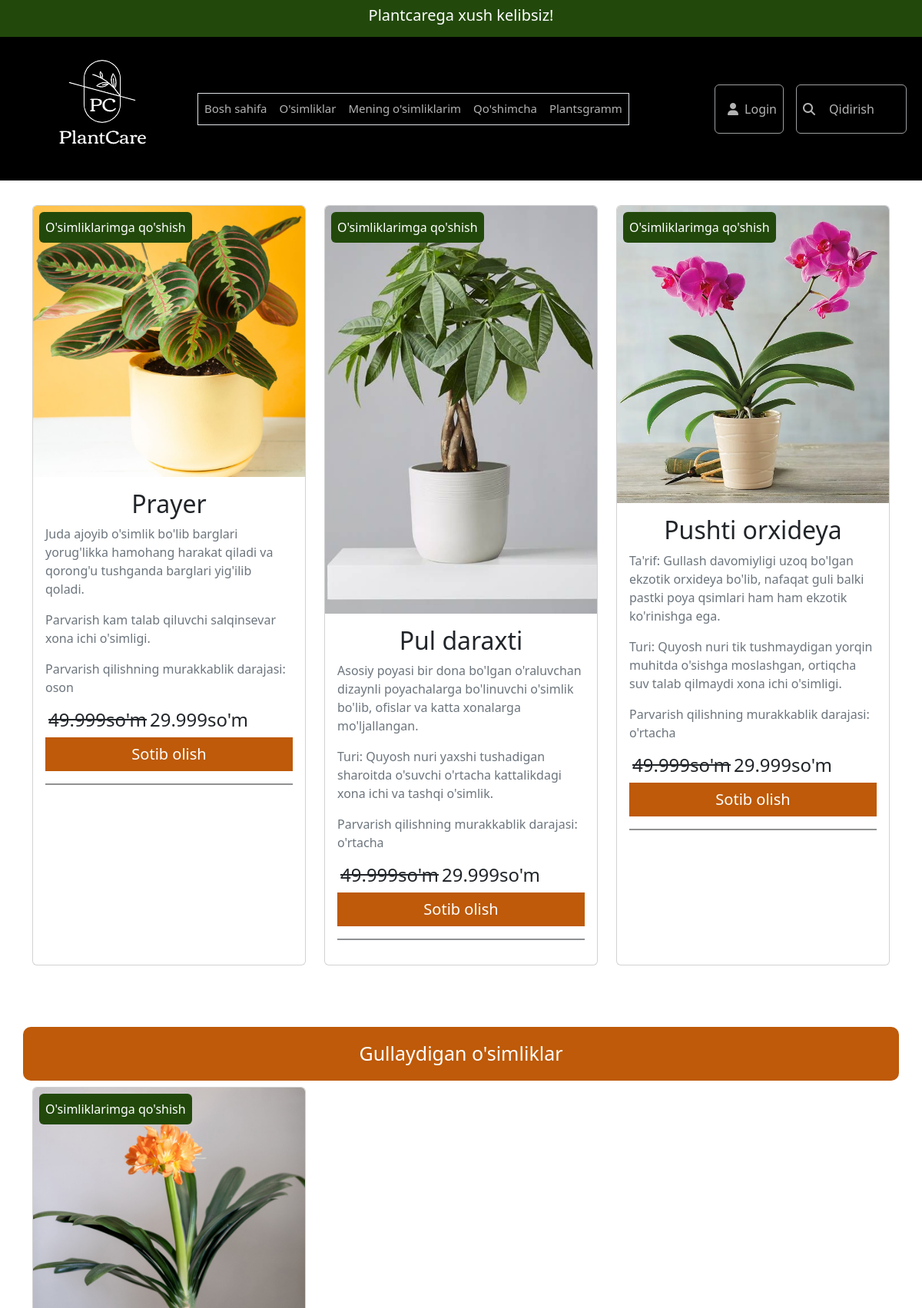
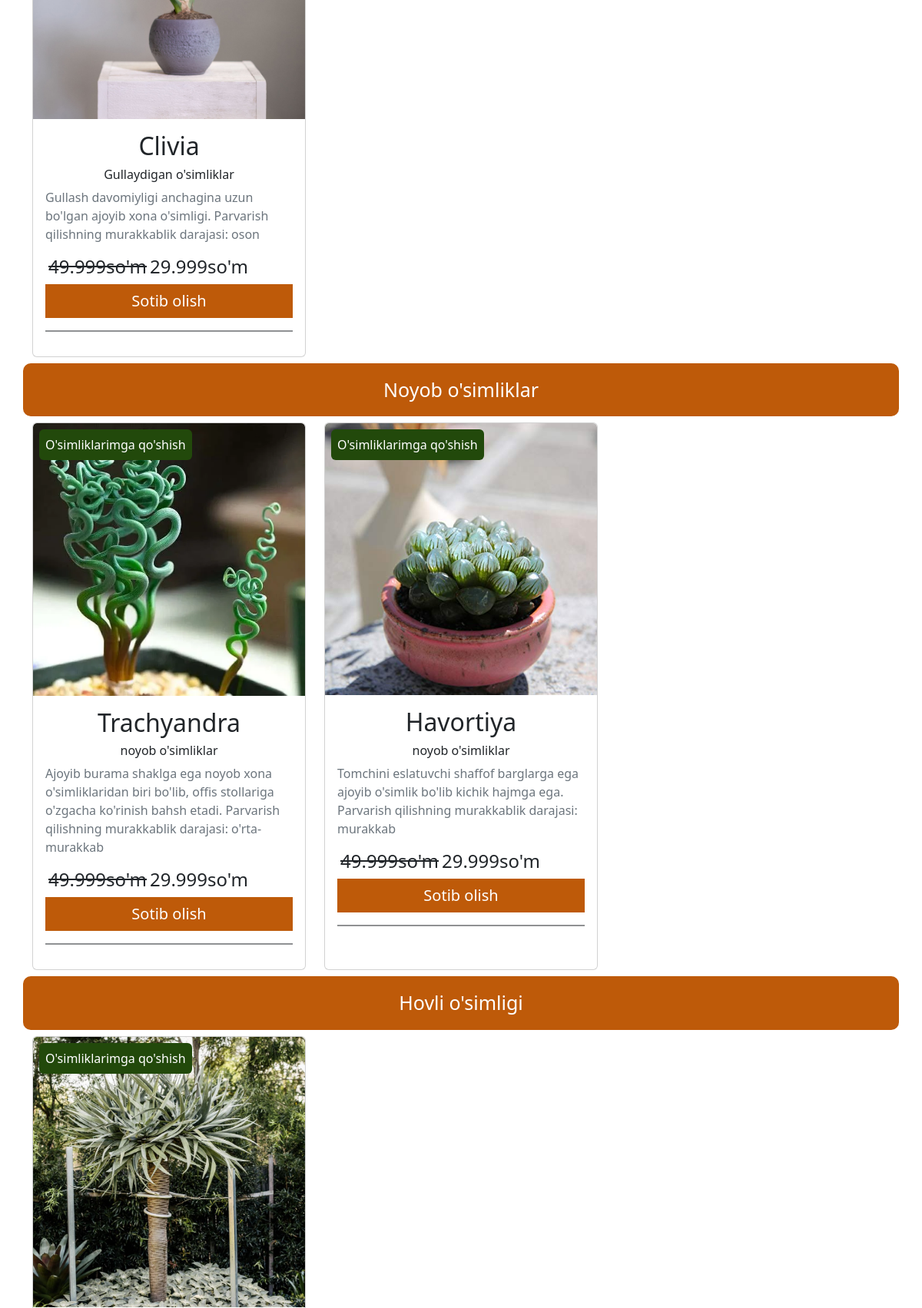
/plants (upper part), run on the app's committed database (2 pictures, top to bottom).
### main/models.py (models this page shows, shortened)
class Plants(models.Model):
    title = models.CharField(max_length=100)
    img = models.ImageField(upload_to='images/')
    body = models.TextField()
    category = models.ForeignKey(Category,on_delete=models.CASCADE)
    old_price = models.FloatField()
    new_price = models.FloatField()

class Category(models.Model):
    name = models.CharField(max_length=100)
    def __str__(self) -> str:
        return self.name

### main/views.py (the view)
# urls.py: path('plants', Plantes.as_view() ,name = 'plants'),
class Plantes(ListView):
    template_name = 'plants.html'
    model = Plants
    context_object_name = 'Plants'
    def get_context_data(self, **kwargs):
        context = super().get_context_data(**kwargs)
        context["categories"] = Category.objects.all()
        return context

### templates/plants.html (shortened to what this page needs)
{% extends 'base.html' %}
{% load static %}
{% block content %}
    <div class="first container"><br>
       <div class="row">
        <div class="col-sm-12 col-md-6 col-lg-4 my-2">
          <div class="card" style="overflow: hidden; height: 100%">
            <div style="overflow: hidden">
              <div class="text-white p-2 rounded m-2" style="position: absolute;z-index: 1;background-color: #22490b;">
                O'simliklarimga qo'shish</div>
              <img src="../static/src/img/p1.png" class="card-img-top top">
            </div>
            <div class="card-body">
              <center>
                <h2 class="card-title">Prayer</h2>
              </center>
              <p class="card-text text-secondary">Juda ajoyib o'simlik bo'lib barglari yorug'likka hamohang harakat
                qiladi va qorong'u tushganda barglari yig'ilib qoladi. </p>
              <p class="text-secondary">Parvarish kam talab qiluvchi salqinsevar xona ichi o'simligi. </p>
              <p class="text-secondary">Parvarish qilishning murakkablik darajasi: oson</p>
              <h4 class="card-text"><s class="mx-1">49.999so'm</s>29.999so'm</h4>
              <button class="cardBtn">Sotib olish</button>
              <hr class="border border-dark border-1 opacity-50">
            </div>
          </div>
        </div>
        <div class="col-sm-12 col-md-6 col-lg-4 my-2">
          <div class="card" style="overflow: hidden; height: 100%">
            <div style="overflow: hidden">
              <div class="text-white p-2 rounded m-2" style="position: absolute;z-index: 1;background-color: #22490b;">
                O'simliklarimga qo'shish
              </div>
              <img src="../static/src/img/p2.png" class="card-img-top top" alt="..." />
            </div>
            <div class="card-body">
              <center>
                <h2 class="card-title"> Pul daraxti</h2>
              </center>
              <p class="card-text text-secondary">Asosiy poyasi bir dona bo'lgan o'raluvchan dizaynli poyachalarga
                bo'linuvchi o'simlik bo'lib, ofislar va katta xonalarga mo'ljallangan. </p>
              <p class="text-secondary">Turi: Quyosh nuri yaxshi tushadigan sharoitda o'suvchi o'rtacha kattalikdagi
                xona ichi va tashqi o'simlik. </p>
              <p class="text-secondary">Parvarish qilishning murakkablik darajasi: o'rtacha</p>
              <h4 class="card-text"><s class="mx-1">49.999so'm</s>29.999so'm</h4>
              <button class="cardBtn">Sotib olish</button>
              <hr class="border border-dark border-1 opacity-50">
            </div>
          </div>
        </div>
        <div class="col-sm-12 col-md-6 col-lg-4 my-2">
          <div class="card" style="overflow: hidden; height: 100%">
            <div style="overflow: hidden">
              <div class="text-white p-2 rounded m-2" style="position: absolute;z-index: 1;background-color: #22490b;">
                O'simliklarimga qo'shish
              </div>
              <img src="../static/src/img/p3.png" class="card-img-top top" alt="..." />
            </div>
            <div class="card-body">
              <center>
                <h2 class="card-title">Pushti orxideya</h2>
              </center>
              <p class="card-text text-secondary">Ta'rif: Gullash davomiyligi uzoq bo'lgan ekzotik orxideya bo'lib,
                nafaqat guli balki pastki poya qsimlari ham ham ekzotik ko'rinishga ega. </p>
              <p class="text-secondary">Turi: Quyosh nuri tik tushmaydigan yorqin muhitda o'sishga moslashgan, ortiqcha
                suv talab qilmaydi xona ichi o'simligi. </p>
              <p class="text-secondary">Parvarish qilishning murakkablik darajasi: o'rtacha</p>
              <h4 class="card-text"><s class="mx-1">49.999so'm</s>29.999so'm</h4>
              <button class="cardBtn">Sotib olish</button>
              <hr class="border border-dark border-1 opacity-50">
            </div>
          </div>
        </div>
      </div>
<br>
      <br><br>
      <div class="row">
        <button class="btn2 p-3">Gullaydigan o'simliklar</button>
        {% for plant in Plants %}
        {% if plant.category.name == "Gullaydigan o'simliklar" %}
        <div class="col-sm-12 col-md-6 col-lg-4 my-2">
          <div class="card" style="overflow: hidden; height: 100%">
            <div style="overflow: hidden">
              <div class="text-white p-2 rounded m-2" style="position: absolute;z-index: 1;background-color: #22490b;">
                O'simliklarimga qo'shish</div>
              <img src="{{plant.img.url}}" class="card-img-top top">
            </div>
            <div class="card-body">
              <center>
                <h2 class="card-title">{{plant.title}}</h2>
                <h6>{{plant.category}}</h6>
              </center>
              <p class="text-secondary">{{plant.body}}</p>
              <h4 class="card-text"><s class="mx-1">{{plant.old_price}}so'm</s>{{plant.new_price}}so'm</h4>
              <button  data-product="{{product.id}}" data-action="add" class="cardBtn" add-btn update-cart>Sotib olish</button>
              <hr class="border border-dark border-1 opacity-50">
            </div>
          </div>
        </div>
                {% endif %}
        {% endfor %}
      </div>
      <div class="row">
        <button class="btn2 p-3">Noyob o'simliklar</button>
        {% for plant in Plants %}
        {% if plant.category.name == "noyob o'simliklar" %}
        <div class="col-sm-12 col-md-6 col-lg-4 my-2">
          <div class="card" style="overflow: hidden; height: 100%">
            <div style="overflow: hidden">
              <div class="text-white p-2 rounded m-2" style="position: absolute;z-index: 1;background-color: #22490b;">
                O'simliklarimga qo'shish</div>
              <img src="{{plant.img.url}}" class="card-img-top top">
            </div>
            <div class="card-body">
              <center>
                <h2 class="card-title">{{plant.title}}</h2>
                <h6>{{plant.category}}</h6>
              </center>
              <p class="text-secondary">{{plant.body}}</p>
              <h4 class="card-text"><s class="mx-1">{{plant.old_price}}so'm</s>{{plant.new_price}}so'm</h4>
              <button  data-product="{{product.id}}" data-action="add" class="cardBtn" add-btn update-cart>Sotib olish</button>
              <hr class="border border-dark border-1 opacity-50">
            </div>
          </div>
        </div>
                {% endif %}
        {% endfor %}
      </div>
      <div class="row">
        <button class="btn2 p-3">Hovli o'simligi</button>
        {% for plant in Plants %}
        {% if plant.category.name == "Hovli o'simligi" %}
        <div class="col-sm-12 col-md-6 col-lg-4 my-2">
          <div class="card" style="overflow: hidden; height: 100%">
            <div style="overflow: hidden">
              <div class="text-white p-2 rounded m-2" style="position: absolute;z-index: 1;background-color: #22490b;">
                O'simliklarimga qo'shish</div>
              <img src="{{plant.img.url}}" class="card-img-top top">
            </div>
          </div>
        </div>
                {% endif %}
        {% endfor %}
      </div>
    </div>
    <br>
    <br>
    {% endblock %}

### staticfiles/src/css/style.css (style rules this page uses)
::placeholder { color: white; }
.btn2 { padding: 0 3%; background-color: #BE5A09; border-radius: 10px; border: none; outline: none; color:#fff; font-size: 25px; transition: all 0.5s ease; }
.cardBtn { width:100%; padding: 7px 6%; background-color: #BE5A09; text-decoration: none; color: #fff; border: none; outline: none; font-size: 20px; transition: all 0.5s ease; }
.top { transition: all 0.5s ease; cursor: pointer; }

### data on the page
Plants: img (picture), title "Clivia", category "Gullaydigan o'simliklar", body "Gullash davomiyligi anchagina uzun bo'lgan ajoyib xona o'simligi. Parvarish qilishning murakkablik darajasi: oson", old_price "49.999", new_price "29.999"
Plants: img (picture), title "Trachyandra", category "noyob o'simliklar", body "Ajoyib burama shaklga ega noyob xona o'simliklaridan biri bo'lib, offis stollariga o'zgacha ko'rinish bahsh etadi. Parvarish qilishning murakkablik darajasi: o'rta-murakkab", old_price "49.999", new_price "29.999"
Plants: img (picture), title "Havortiya", category "noyob o'simliklar", body "Tomchini eslatuvchi shaffof barglarga ega ajoyib o'simlik bo'lib kichik hajmga ega. Parvarish qilishning murakkablik darajasi: murakkab", old_price "49.999", new_price "29.999"
Plants: img (picture)
